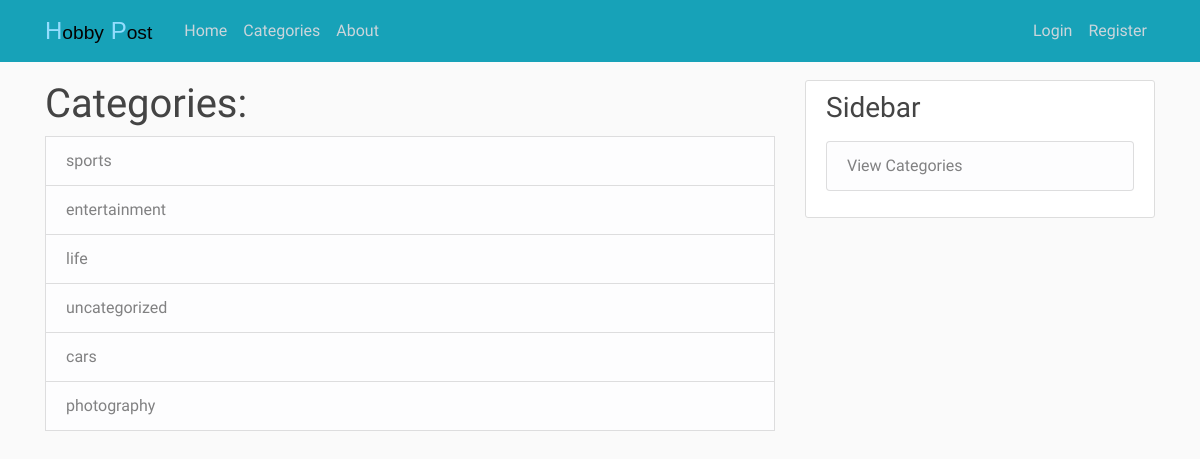
The page /categories on the database as committed earlier.
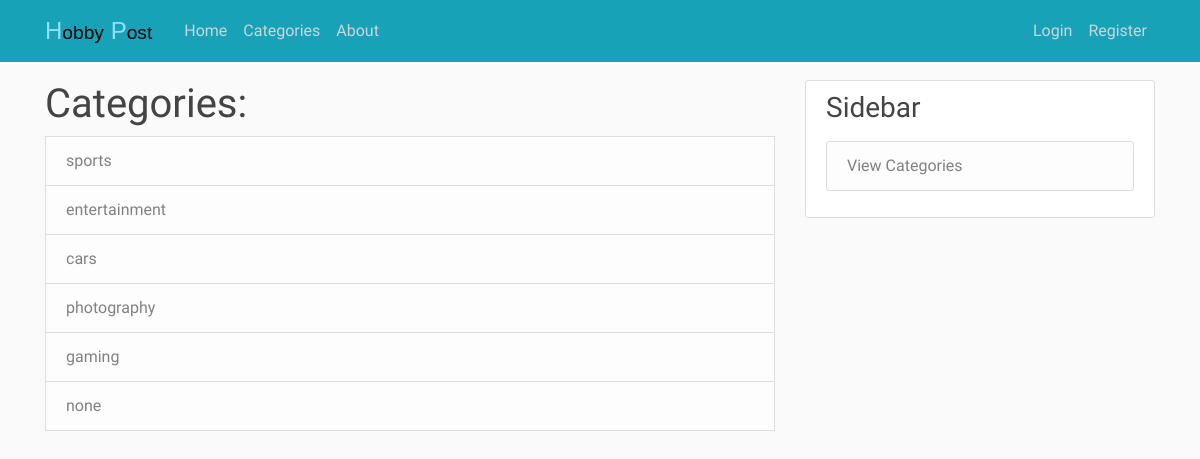
The same page on the database as committed later.
### blog/models.py (models this page shows, shortened)
class Category(models.Model):
    name = models.CharField(max_length=100)

### blog/views.py (the view)
# urls.py: path('categories', CategoriesView, name='categories'),
def CategoriesView(request):
    context = {
        'categories': Category.objects.all(),
        'cat_menu': Category.objects.all()
    }
    return render(request, 'blog/categories.html', context)

### blog/templates/blog/categories.html
{% extends "blog/base.html" %}
{% block content %}
    <h1 id="home-fonts">Categories:</h1>
    {% for category in categories %}
        <a id="home-fonts" class="list-group-item list-group-item-light" href="{% url 'category' category.name %}">{{ category.name }}</a>
    {% endfor %}
{% endblock content %}

Rows that differ between the two databases and show on the page:
removed Category: name "life"
removed Category: name "uncategorized"
added Category: name "gaming"
added Category: name "none"
